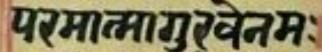
#> input picture images/Screenshot 2025-03-30 064158.jpg, 322 x 52 px, found by its file name
$ python Image_Extraction.py
#> lines starting #> are read from the running program, lines starting #| are printed output that depends on the picture
import pytesseract
from PIL import Image, ImageOps

img = Image.open(r"A:\Projects\SanskritConversion\Sanskrit_Text_Conversion\images\Screenshot 2025-03-30 064158.jpg")
#> img is the input picture: PIL image 322x52 RGB; mean R, G, B 129.3, 123.6, 92.9
img = ImageOps.grayscale(img)
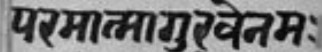
#> img: PIL image 322x52 L; min 2, max 213, mean 121.8
#> (the run stopped early here; a loop or call above may not have finished)
